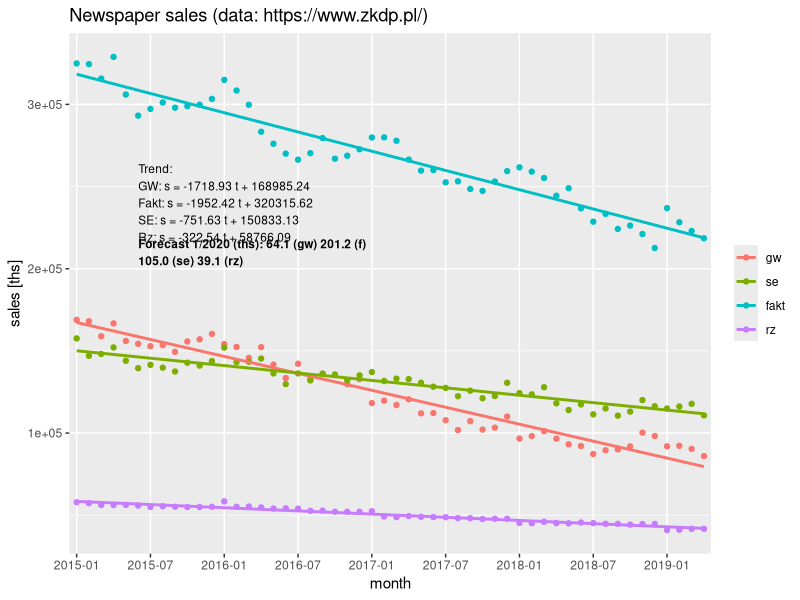
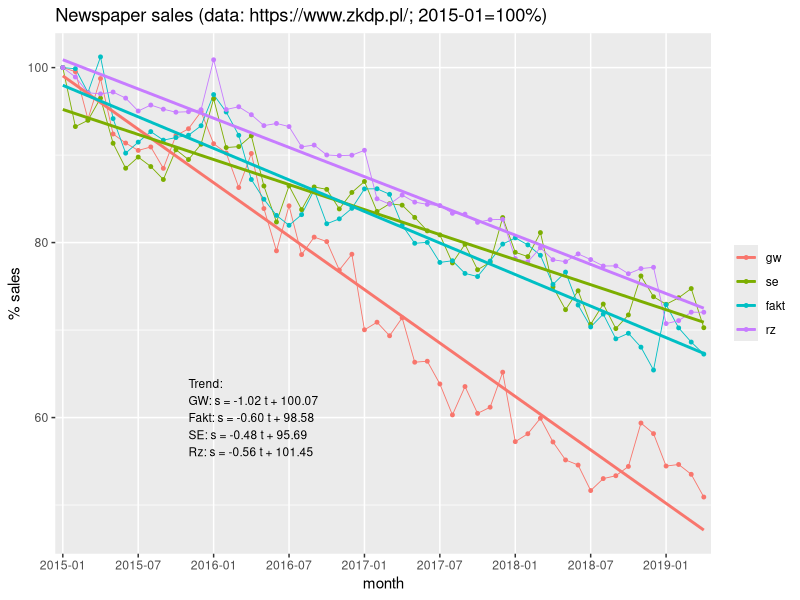

R code for these plots, in order:
library(ggplot2)
library(reshape2)

normalize <- function(x) { return (x /x[1] * 100 )  }
dg <- read.csv("newspaper_sales_EF.csv", sep = ';', header=T, na.string="NA");
fperiod  <- 61 ## 5 x12 +1

### sales in ths ###############################################################
df <- dg

seq = c (1:nrow(df))

seq

fperiod

# str(df)
meltdf <- melt(df,id="month")


df["trend"] <- seq
trendL.gw <- lm(data=df, gw ~ trend )
trendL.fakt <- lm(data=df, fakt ~ trend )
trendL.se <- lm(data=df, se ~ trend )
trendL.rz <- lm(data=df, rz ~ trend )

summary(trendL.gw)
summary(trendL.fakt)
summary(trendL.se)
summary(trendL.rz)

trendcoeffs.gw <- coef(trendL.gw);
trendcoeffs.fakt <- coef(trendL.fakt);
trendcoeffs.se <- coef(trendL.se);
trendcoeffs.rz <- coef(trendL.rz);

# str(meltdf)
#> str(meltdf)
#'data.frame':   208 obs. of  3 variables:
# $ month   : Factor w/ 52 levels "2015-01-01","2015-02-01",..: 1 2 3 4 5 6 7 8 9 10 ...
# $ variable: Factor w/ 4 levels "gw","se","fakt",..: 1 1 1 1 1 1 1 1 1 1 ...
# $ value   : int  168859 168077 158924 166740 156043 154296 152873 153541 149416 155735 ...
## prognoza 1/2020
forecast.gw   <- trendcoeffs.gw[2]   * fperiod + trendcoeffs.gw[1]
forecast.fakt <- trendcoeffs.fakt[2] * fperiod + trendcoeffs.fakt[1]
forecast.se   <- trendcoeffs.se[2]   * fperiod + trendcoeffs.se[1]
forecast.rz   <- trendcoeffs.rz[2]   * fperiod + trendcoeffs.rz[1]

label.gw   <- sprintf("GW: s = %.2f t + %.2f", trendcoeffs.gw[2], trendcoeffs.gw[1] )
label.fakt <- sprintf("Fakt: s = %.2f t + %.2f", trendcoeffs.fakt[2], trendcoeffs.fakt[1] )
label.se   <- sprintf("SE: s = %.2f t + %.2f", trendcoeffs.se[2], trendcoeffs.se[1] )
label.rz   <- sprintf("Rz: s = %.2f t + %.2f", trendcoeffs.rz[2], trendcoeffs.rz[1] )

xpx <- 6;
ggplot(meltdf,aes(x=month, y=value, colour=variable, group=variable)) +
  geom_point() +
  ylab(label="sales [ths]") +
  theme(legend.title=element_blank()) +
 stat_smooth(method = "lm", se=F) +
##
ggtitle('Newspaper sales (data: https://www.zkdp.pl/)') +
annotate("text", x = xpx, y = 240000, label = sprintf("Trend:\n%s\n%s\n%s\n%s", 
   label.gw, label.fakt, label.se, label.rz), size=3, hjust = 0) +
annotate("text", x = 6, y = 210000, label = sprintf("Forecast 1/2020 (ths): %.1f (gw) %.1f (f)\n%.1f (se) %.1f (rz)", 
  forecast.gw/1000, forecast.fakt/1000, forecast.se/1000, forecast.rz/1000 ), size=3, hjust = 0, fontface = "bold") +
##
  scale_x_discrete (breaks=c("2015-01-01", "2015-07-01",
     "2016-01-01", "2016-07-01", "2017-01-01", "2017-07-01", "2018-01-01", "2018-07-01", "2019-01-01", "2019-07-01" ),
  labels=c("2015-01", "2015-07", "2016-01", "2016-07", "2017-01", "2017-07", "2018-01", "2018-07", "2019-01", "2019-07")  )

# https://stackoverflow.com/questions/10085806/extracting-specific-columns-from-a-data-frame
obs <- df[,c("month")]

### sales in %%% ###############################################################

dfN <- as.data.frame(lapply(dg[-1], normalize))
seq = c (1:nrow(dfN))

# https://stackoverflow.com/questions/10150579/adding-a-column-to-a-data-frame
dfN["month"] <- obs

str(dfN)

dfN

meltdf <- melt(dfN,id="month")

# Trend liniowy
# http://t-redactyl.io/blog/2016/05/creating-plots-in-r-using-ggplot2-part-11-linear-regression-plots.html

# http://r-statistics.co/Time-Series-Analysis-With-R.html
dfN["trend"] <- seq

trendL.gw <- lm(data=dfN, gw ~ trend )
trendL.fakt <- lm(data=dfN, fakt ~ trend )
trendL.se <- lm(data=dfN, se ~ trend )
trendL.rz <- lm(data=dfN, rz ~ trend )

summary(trendL.gw)
summary(trendL.fakt)
summary(trendL.se)
summary(trendL.rz)

trendcoeffs.gw <- coef(trendL.gw);
trendcoeffs.fakt <- coef(trendL.fakt);
trendcoeffs.se <- coef(trendL.se);
trendcoeffs.rz <- coef(trendL.rz);

label.gw   <- sprintf("GW: s = %.2f t + %.2f", trendcoeffs.gw[2], trendcoeffs.gw[1] )
label.fakt <- sprintf("Fakt: s = %.2f t + %.2f", trendcoeffs.fakt[2], trendcoeffs.fakt[1] )
label.se   <- sprintf("SE: s = %.2f t + %.2f", trendcoeffs.se[2], trendcoeffs.se[1] )
label.rz   <- sprintf("Rz: s = %.2f t + %.2f", trendcoeffs.rz[2], trendcoeffs.rz[1] )

# https://www.r-bloggers.com/what-is-a-linear-trend-by-the-way/
pN <- ggplot(meltdf,
 aes(x=month, y=value, colour=variable, group=variable)) + 
 geom_line(size=.3) +
 geom_point(size=1) +
 ylab(label="% sales") +
 theme(legend.title=element_blank()) +
 ggtitle('Newspaper sales (data: https://www.zkdp.pl/; 2015-01=100%)') +
 ##ggtitle('Sprzedaż gazet (dane ZKDP; 2015-01=100%)') +
 stat_smooth(method = "lm", se=F) +
##
annotate("text", x = 11, y = 60, label = sprintf("Trend:\n%s\n%s\n%s\n%s", 
   label.gw, label.fakt, label.se, label.rz), size=3, hjust = 0) +
#annotate("text", x = 15, y = 70, label = sprintf("Trend:"), size=3, hjust = 0) +
#annotate("text", x = 15, y = 67, label = sprintf("GW: s = %.2f t + %.2f", trendcoeffs.gw[2], trendcoeffs.gw[1] ), size=3, hjust = 0) +
#annotate("text", x = 15, y = 64, label = sprintf("Fakt: s = %.2f t + %.2f", trendcoeffs.fakt[2], trendcoeffs.fakt[1] ), size=3, hjust = 0) +
#annotate("text", x = 15, y = 61, label = sprintf("SE: s = %.2f t + %.2f", trendcoeffs.se[2], trendcoeffs.se[1] ), size=3, hjust = 0) +
#annotate("text", x = 15, y = 58, label = sprintf("Rz: s = %.2f t + %.2f", trendcoeffs.rz[2], trendcoeffs.rz[1] ), size=3, hjust = 0) +
##
  scale_x_discrete (breaks=c("2015-01-01", "2015-07-01",
     "2016-01-01", "2016-07-01", "2017-01-01", "2017-07-01", "2018-01-01", "2018-07-01", "2019-01-01", "2019-07-01"),
  labels=c("2015-01", "2015-07", "2016-01", "2016-07", "2017-01", "2017-07", "2018-01", "2018-07", "2019-01", "2019-07")  )

pN
